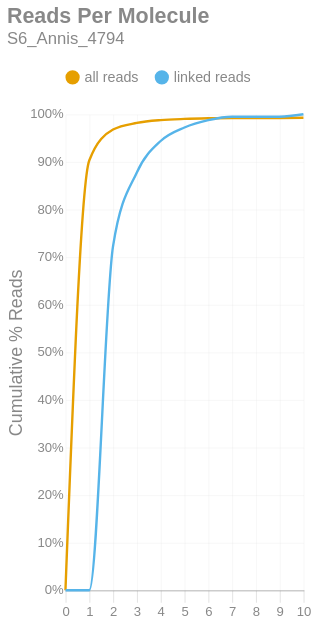

Notebook code cell kept with this figure:
### Markdown cell above
### Reads per Molecule
This chart shows the cumulative distribution of the number of reads per linked molecule. That is, how many alignments are associated with a unique molecule. This excludes the number of reads associated with invalid or absent linked-read barcodes. The `linked` histogram is the percentages recalculated when disregarding singletons.

### Code cell
if SKIPLR:
    print_html(f"Skipped")
else:
    counts = np.bincount(valids['reads'].cast(pl.Int64).to_numpy())
    weighted = counts * np.arange(len(counts))
    all_perc = weighted / n_reads
    linked_perc = weighted / n_linked_reads
    linked_perc[1] = 0
    binned_df = pl.DataFrame({
        'readsper': list(range(len(counts))),
        'all reads (cumsum)': np.cumsum(all_perc).tolist(),
        'linked reads (cumsum)': np.cumsum(linked_perc).tolist(),
    })

    with SafeRender(binned_df):
        (
            density_plot(binned_df, 'Reads Per Molecule', samplename, 'readspmol')
            .encode(
                x=alt.X('readsper:O', title=None).axis(labelAngle=0).scale(padding=0),
                y=alt.Y('value:Q', title='Cumulative % Reads').axis(format='%').stack(False),
                color=alt.Color("key:N").scale(domain=["all reads", "linked reads"]),
                tooltip=[
                    alt.Tooltip("key:N", title="Data Type"),
                    alt.Tooltip("readsper:O", title="Reads Per Molecule"),
                    alt.Tooltip("value:Q", format=".2%", title="% Reads (Cum.)")
                ]            
            )
        ).display()

### Figure 1 — Vega-Lite specification as saved in the notebook (floating-point values rounded to 4 significant figures)
{"width": "container", "height": 400, "config": {"title": {"anchor": "start", "dy": -15, "fontSize": 18, "color": "#888888", "subtitleColor": "#888888", "subtitleFontSize": 14}, "arc": {"fill": "#0072B2"}, "axis": {"domainColor": "#888888", "domainWidth": 0.5, "gridWidth": 0.2, "grid": false, "titleFontWeight": 400, "titleFontSize": 15, "labelFontSize": 11, "labelColor": "#888888", "tickColor": "#888888", "tickWidth": 0.2, "titleColor": "#888888"}, "axisBand": {"grid": false}, "axisX": {"grid": true, "tickSize": 10, "domainCap": "round"}, "axisY": {"domain": false, "grid": true, "tickSize": 0, "domainCap": "round"}, "background": "transparent", "header": {"labelFontSize": 15, "labelColor": "#888888", "titleFontSize": 15, "titleFontWeight": 600, "titleColor": "#888888"}, "legend": {"labelFont": "sans-serif", "labelFontSize": 12, "labelColor": "#888888", "symbolSize": 100, "symbolType": "circle", "titleFontSize": 12, "titlePadding": 10, "titleColor": "#888888", "title": null, "orient": "top"}, "range": {"category": ["#E69F00", "#56B4E9", "#009E73", "#F0E442", "#0072B2", "#D55E00", "#CC79A7", "#000000"], "diverging": ["#cfe8f3", "#a2d4ec", "#73bfe2", "#46abdb", "#1696d2", "#12719e"]}, "area": {"fill": "#0072B2", "fillOpacity": 0.7, "line": true, "strokeOpacity": 0.7}, "line": {"color": "#0072B2", "stroke": "#0072B2", "strokeWidth": 2}, "trail": {"color": "#0072B2", "stroke": "#0072B2", "strokeWidth": 0, "size": 1}, "point": {"filled": true, "fillOpacity": 1.0, "size": 95}, "text": {"color": "#888888", "fontSize": 11, "align": "right", "fontWeight": 400, "size": 11}, "bar": {"fill": "#0072B2", "stroke": null}, "view": {"stroke": null, "continuousWidth": 660, "continuousHeight": 400}}, "data": {"name": "data-9714a9e74c44dbcd4a1c2ac7d4663792"}, "mark": {"type": "line", "interpolate": "monotone", "point": {"opacity": 0, "size": 275}}, "encoding": {"color": {"field": "key", "scale": {"domain": ["all reads", "linked reads"]}, "type": "nominal"}, "tooltip": [{"field": "key", "title": "Data Type", "type": "nominal"}, {"field": "readsper", "title": "Reads Per Molecule", "type": "ordinal"}, {"field": "value", "format": ".2%", "title": "% Reads (Cum.)", "type": "quantitative"}], "x": {"axis": {"labelAngle": 0}, "field": "readsper", "scale": {"padding": 0}, "title": null, "type": "ordinal"}, "y": {"axis": {"format": "%"}, "field": "value", "stack": false, "title": "Cumulative % Reads", "type": "quantitative"}}, "params": [{"name": "param_c36ac31b6afebe62", "select": {"type": "point", "fields": ["key"]}, "bind": "legend"}], "title": {"text": "Reads Per Molecule", "subtitle": "S6_Annis_4794"}, "transform": [{"fold": ["all reads (cumsum)", "linked reads (cumsum)"]}, {"calculate": "replace(datum.key, ' (cumsum)', '')", "as": "key"}, {"filter": {"param": "param_c36ac31b6afebe62"}}], "usermeta": {"embedOptions": {"downloadFileName": "S6_Annis_4794.readspmol"}}, "$schema": "https://vega.github.io/schema/vega-lite/v6.1.0.json", "datasets": {"data-9714a9e74c44dbcd4a1c2ac7d4663792": [{"readsper": 0, "all reads (cumsum)": 0.0, "linked reads (cumsum)": 0.0}, {"readsper": 1, "all reads (cumsum)": 0.9028, "linked reads (cumsum)": 0.0}, {"readsper": 2, "all reads (cumsum)": 0.9678, "linked reads (cumsum)": 0.7231}, {"readsper": 3, "all reads (cumsum)": 0.9817, "linked reads (cumsum)": 0.8778}, {"readsper": 4, "all reads (cumsum)": 0.9876, "linked reads (cumsum)": 0.9438}, {"readsper": 5, "all reads (cumsum)": 0.9902, "linked reads (cumsum)": 0.9722}, {"readsper": 6, "all reads (cumsum)": 0.9916, "linked reads (cumsum)": 0.9876}, {"readsper": 7, "all reads (cumsum)": 0.9922, "linked reads (cumsum)": 0.9948}, {"readsper": 8, "all reads (cumsum)": 0.9922, "linked reads (cumsum)": 0.9948}, {"readsper": 9, "all reads (cumsum)": 0.9922, "linked reads (cumsum)": 0.9948}, {"readsper": 10, "all reads (cumsum)": 0.9927, "linked reads (cumsum)": 1.0}]}}
